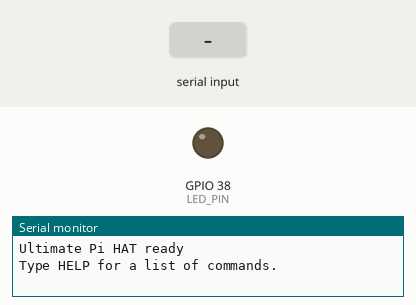
The sketch below on a simulated ESP32. Shown: output pins drawn as LEDs (lit = HIGH), the last lines printed to the serial monitor. The inputs (shaded band) are chosen by the test bench.

Above: at 1.4 s.
1.5 s: "LED ON\n" received over Serial
At 2.2 s:
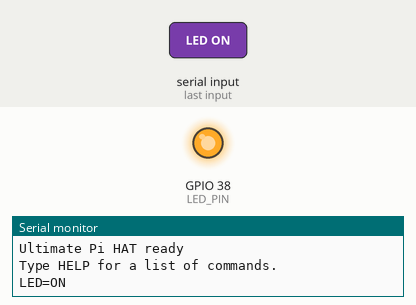
3.0 s: "PING\n" received over Serial
4.5 s: "STATUS\n" received over Serial
Timing chart, 0 to 7.5 s (numbered marks = the images above; inputs shaded):
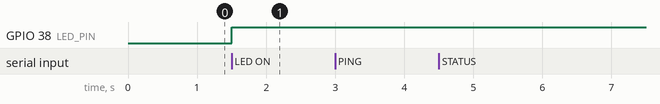

Measured:
- after the input at 1.5 s, GPIO 38 (LED_PIN): LOW → HIGH at once

The sketch:

ultimate_hat_test.ino
```cpp
#include <Arduino.h>
#include <Wire.h>
#include <ctype.h>
#include <string.h>

#if defined(CONFIG_IDF_TARGET_ESP32S3)
  // This sketch targets the ESP32-S3 board family and uses its onboard USB serial.
#elif defined(CONFIG_IDF_TARGET_ESP32)
  #warning "This sketch is tuned for ESP32-S3; some pins and USB behavior may differ."
#else
  #warning "Board target is not recognized; pin compatibility is not guaranteed."
#endif

#if defined(ARDUINO_USB_CDC_ON_BOOT) && !ARDUINO_USB_CDC_ON_BOOT
  #warning "USB CDC is disabled on boot; serial monitor may not come up automatically."
#elif !defined(ARDUINO_USB_CDC_ON_BOOT)
  #warning "ARDUINO_USB_CDC_ON_BOOT is not defined; USB serial behavior may vary by board."
#endif

#if defined(ARDUINO_USB_MODE) && ARDUINO_USB_MODE != 1
  #warning "ARDUINO_USB_MODE is not set to the recommended USB CDC+JTAG mode."
#endif

static constexpr int LED_PIN = 38;
static constexpr int HAT_BOOT_BUTTON_GPIO = 0;
static constexpr int USB_SENSE_PIN = 39;
static constexpr int OLED_SDA = 40;
static constexpr int OLED_SCL = 41;

static constexpr size_t LINE_CAPACITY = 64;
static char lineBuffer[LINE_CAPACITY];
static size_t lineLength = 0;

static bool droppingLine = false;
static bool ledIsOn = false;

static void handleCommand(char *line) {
  char *start = line;

  while (*start && isspace(static_cast<unsigned char>(*start))) {
    ++start;
  }

  char *end = start + strlen(start);

  while (end > start &&
         isspace(static_cast<unsigned char>(end[-1]))) {
    --end;
  }

  *end = '\0';

  if (*start == '\0') {
    return;
  }

  for (char *p = start; *p; ++p) {
    *p = static_cast<char>(
      toupper(static_cast<unsigned char>(*p))
    );
  }

  if (!strcmp(start, "PING")) {
    Serial.println("PONG");

  } else if (!strcmp(start, "STATUS")) {
    Serial.print(
      "BOARD=MODULAR_PI_HAT MCU=ESP32S3 "
      "VERSION=0.2.0 UPTIME_MS="
    );

    Serial.print(static_cast<unsigned long>(millis()));
    Serial.print(" LED=");
    Serial.print(ledIsOn ? "ON" : "OFF");
    Serial.println(" ACTUATOR_OUTPUTS_CONFIGURED=0");

  } else if (!strcmp(start, "PINMAP")) {
    Serial.println(
      "LED=38 BOOT=0 USB_SENSE=39 USB_DM=19 USB_DP=20"
    );

    Serial.println(
      "OLED_SDA=40 OLED_SCL=41 "
      "PI_UART_TX=43 PI_UART_RX=44"
    );

    Serial.println("GRIPPER=4 WRIST=5 (NOT INITIALIZED)");

    Serial.println(
      "J4_SIGNAL_PINS=1,2,6,7 "
      "J5_SIGNAL_PINS=12,13,14,15"
    );

    Serial.println(
      "J6_SIGNAL_PINS=8,9,10,11 "
      "J7_SIGNAL_PINS=16,17,18,21"
    );

  } else if (!strcmp(start, "BUTTON")) {
    Serial.println(
      digitalRead(HAT_BOOT_BUTTON_GPIO) == LOW
        ? "BOOT=PRESSED"
        : "BOOT=RELEASED"
    );

  } else if (!strcmp(start, "VBUS")) {
    // GPIO39 has no ADC. This is presence detection,
    // not a USB voltage measurement.
    Serial.println(
      digitalRead(USB_SENSE_PIN) == HIGH
        ? "USB_SENSE=HIGH (logic presence indication only)"
        : "USB_SENSE=LOW (logic presence indication only)"
    );

  } else if (!strcmp(start, "LED ON") ||
             !strcmp(start, "LED OFF") ||
             !strcmp(start, "LED TOGGLE")) {
    if (!strcmp(start, "LED TOGGLE")) {
      ledIsOn = !ledIsOn;
    } else {
      ledIsOn = !strcmp(start, "LED ON");
    }

    digitalWrite(LED_PIN, ledIsOn ? HIGH : LOW);
    Serial.println(ledIsOn ? "LED=ON" : "LED=OFF");

  } else if (!strcmp(start, "USB")) {
    Serial.println(
      digitalRead(USB_SENSE_PIN) == HIGH
        ? "USB_SENSE=HIGH (logic presence indication only)"
        : "USB_SENSE=LOW (logic presence indication only)"
    );

  } else if (!strcmp(start, "OLED")) {


    if (!Wire.begin(OLED_SDA, OLED_SCL, 100000)) {
      Serial.println("OLED=I2C_START_FAILED");
      return;
    }

    Wire.setTimeOut(50);
    bool found = false;

    for (uint8_t address = 0x3C; address <= 0x3D; ++address) {
      Wire.beginTransmission(address);
      const uint8_t result = Wire.endTransmission();

      if (result == 0) {
        Serial.println(
          address == 0x3C
            ? "I2C_ACK=0x3C"
            : "I2C_ACK=0x3D"
        );

        found = true;

      } else if (result != 2) {
        Serial.print("I2C_ERROR_CODE=");
        Serial.println(static_cast<unsigned int>(result));
      }
    }

    if (!found) {
      Serial.println("OLED=NO_ACK_AT_0x3C_OR_0x3D");
    }

    Serial.println(
      "An ACK alone does not identify or fully test the display."
    );

    Wire.end();

  } else if (!strcmp(start, "HELP")) {
    Serial.println("Ultimate Pi HAT test");

    Serial.println(
      "COMMANDS: PING STATUS PINMAP BUTTON VBUS USB "
      "LED ON LED OFF LED TOGGLE OLED HELP"
    );

    Serial.println(
      "Keep actuators disconnected; verify USB is connected."
    );

  } else {
    Serial.println("ERR UNKNOWN_COMMAND");
  }
}

void setup() {
  // Set the LED to a known state before exposing it to the host.
  pinMode(LED_PIN, OUTPUT);
  digitalWrite(LED_PIN, LOW);
  ledIsOn = false;

  // These inputs already have external circuitry on the PCB.
  pinMode(HAT_BOOT_BUTTON_GPIO, INPUT_PULLUP);
  pinMode(USB_SENSE_PIN, INPUT);

  Serial.begin(115200);
  delay(250);
  Serial.println();
  Serial.println("Ultimate Pi HAT ready");
  Serial.println("Type HELP for a list of commands.");

  // No servo outputs, motor commands or radio are initialized.
}

void loop() {
  for (size_t budget = 0;
       budget < 64 && Serial.available() > 0;
       ++budget) {
    const int value = Serial.read();

    if (value < 0) {
      break;
    }

    const char c = static_cast<char>(value);

    if (c == '\n' || c == '\r') {
      if (droppingLine) {
        Serial.println("ERR LINE_TOO_LONG_OR_INVALID");
      } else {
        lineBuffer[lineLength] = '\0';
        handleCommand(lineBuffer);
      }

      lineLength = 0;
      droppingLine = false;

    } else if (!droppingLine) {
      const unsigned char byte =
        static_cast<unsigned char>(c);

      if ((byte < 32 && c != '\t') ||
          byte > 126 ||
          lineLength >= LINE_CAPACITY - 1) {
        droppingLine = true;
      } else {
        lineBuffer[lineLength++] = c;
      }
    }
  }

  delay(1);
}
```
